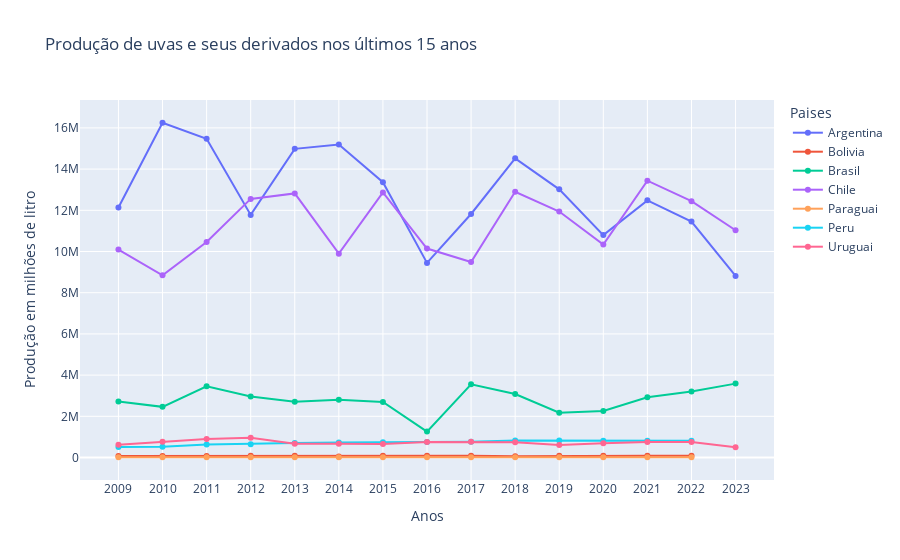

Notebook code cell kept with this figure:
### Code cell
fig = px.line(df, 
              x="ano", 
              y="total", 
              color='pais', 
              title='Produção de uvas e seus derivados nos últimos 15 anos',
              labels={
                  'ano':'Anos',
                  'pais':'Paises',
                  'total':'Produção em milhões de litro'
              },
              markers=True)
fig.update_layout(
    xaxis = dict(
        tickmode = 'linear',
        tick0 = 1,
        dtick = 1
    )
)
fig.show()

### Figure 1 — Plotly figure (JSON) as saved in the notebook; plotly's stock layout.template omitted (floating-point values rounded to 4 significant figures)
{"data": [{"hovertemplate": "Paises=Argentina<br>Anos=%{x}<br>Produção em milhões de litro=%{y}<extra></extra>", "legendgroup": "Argentina", "line": {"color": "#636efa", "dash": "solid"}, "marker": {"symbol": "circle"}, "mode": "lines+markers", "name": "Argentina", "orientation": "v", "showlegend": true, "type": "scatter", "x": [2009, 2010, 2011, 2012, 2013, 2014, 2015, 2016, 2017, 2018, 2019, 2020, 2021, 2022, 2023], "xaxis": "x", "y": [12135000, 16250000, 15473000, 11778000, 14984000, 15197000, 13362000, 9447000, 11821000, 14522000, 13019000, 10796000, 12482000, 11451000, 8813000], "yaxis": "y"}, {"hovertemplate": "Paises=Bolivia<br>Anos=%{x}<br>Produção em milhões de litro=%{y}<extra></extra>", "legendgroup": "Bolivia", "line": {"color": "#EF553B", "dash": "solid"}, "marker": {"symbol": "circle"}, "mode": "lines+markers", "name": "Bolivia", "orientation": "v", "showlegend": true, "type": "scatter", "x": [2009, 2010, 2011, 2012, 2013, 2014, 2015, 2016, 2017, 2018, 2019, 2020, 2021, 2022], "xaxis": "x", "y": [70000, 74000, 74000, 80000, 83000, 55000, 83000, 83000, 84000, 67000, 84000, 84000, 84000, 84000], "yaxis": "y"}, {"hovertemplate": "Paises=Brasil<br>Anos=%{x}<br>Produção em milhões de litro=%{y}<extra></extra>", "legendgroup": "Brasil", "line": {"color": "#00cc96", "dash": "solid"}, "marker": {"symbol": "circle"}, "mode": "lines+markers", "name": "Brasil", "orientation": "v", "showlegend": true, "type": "scatter", "x": [2009, 2010, 2011, 2012, 2013, 2014, 2015, 2016, 2017, 2018, 2019, 2020, 2021, 2022, 2023], "xaxis": "x", "y": [2720000, 2459000, 3460000, 2967000, 2710000, 2810000, 2699000, 1257000, 3553000, 3084000, 2176000, 2257000, 2928000, 3200000, 3587000], "yaxis": "y"}, {"hovertemplate": "Paises=Chile<br>Anos=%{x}<br>Produção em milhões de litro=%{y}<extra></extra>", "legendgroup": "Chile", "line": {"color": "#ab63fa", "dash": "solid"}, "marker": {"symbol": "circle"}, "mode": "lines+markers", "name": "Chile", "orientation": "v", "showlegend": true, "type": "scatter", "x": [2009, 2010, 2011, 2012, 2013, 2014, 2015, 2016, 2017, 2018, 2019, 2020, 2021, 2022, 2023], "xaxis": "x", "y": [10093000, 8844000, 10464000, 12554000, 12821000, 9896000, 12866000, 10143000, 9492000, 12898000, 11939000, 10337000, 13437000, 12443000, 11030000], "yaxis": "y"}, {"hovertemplate": "Paises=Paraguai<br>Anos=%{x}<br>Produção em milhões de litro=%{y}<extra></extra>", "legendgroup": "Paraguai", "line": {"color": "#FFA15A", "dash": "solid"}, "marker": {"symbol": "circle"}, "mode": "lines+markers", "name": "Paraguai", "orientation": "v", "showlegend": true, "type": "scatter", "x": [2009, 2010, 2011, 2012, 2013, 2014, 2015, 2016, 2017, 2018, 2019, 2020, 2021, 2022], "xaxis": "x", "y": [14000, 13000, 14000, 14000, 14000, 15000, 15000, 16000, 16000, 19000, 18000, 17000, 17000, 17000], "yaxis": "y"}, {"hovertemplate": "Paises=Peru<br>Anos=%{x}<br>Produção em milhões de litro=%{y}<extra></extra>", "legendgroup": "Peru", "line": {"color": "#19d3f3", "dash": "solid"}, "marker": {"symbol": "circle"}, "mode": "lines+markers", "name": "Peru", "orientation": "v", "showlegend": true, "type": "scatter", "x": [2009, 2010, 2011, 2012, 2013, 2014, 2015, 2016, 2017, 2018, 2019, 2020, 2021, 2022], "xaxis": "x", "y": [515000, 520000, 630000, 650000, 700000, 730000, 747000, 750000, 765000, 820000, 820000, 810000, 810000, 810000], "yaxis": "y"}, {"hovertemplate": "Paises=Uruguai<br>Anos=%{x}<br>Produção em milhões de litro=%{y}<extra></extra>", "legendgroup": "Uruguai", "line": {"color": "#FF6692", "dash": "solid"}, "marker": {"symbol": "circle"}, "mode": "lines+markers", "name": "Uruguai", "orientation": "v", "showlegend": true, "type": "scatter", "x": [2009, 2010, 2011, 2012, 2013, 2014, 2015, 2016, 2017, 2018, 2019, 2020, 2021, 2022, 2023], "xaxis": "x", "y": [620000, 769000, 901000, 962000, 667000, 670000, 658000, 755000, 763000, 745000, 604000, 695000, 749000, 756000, 503000], "yaxis": "y"}], "layout": {"legend": {"title": {"text": "Paises"}, "tracegroupgap": 0}, "title": {"text": "Produção de uvas e seus derivados nos últimos 15 anos"}, "xaxis": {"anchor": "y", "domain": [0, 1], "dtick": 1, "tick0": 1, "tickmode": "linear", "title": {"text": "Anos"}}, "yaxis": {"anchor": "x", "domain": [0, 1], "title": {"text": "Produção em milhões de litro"}}}}
